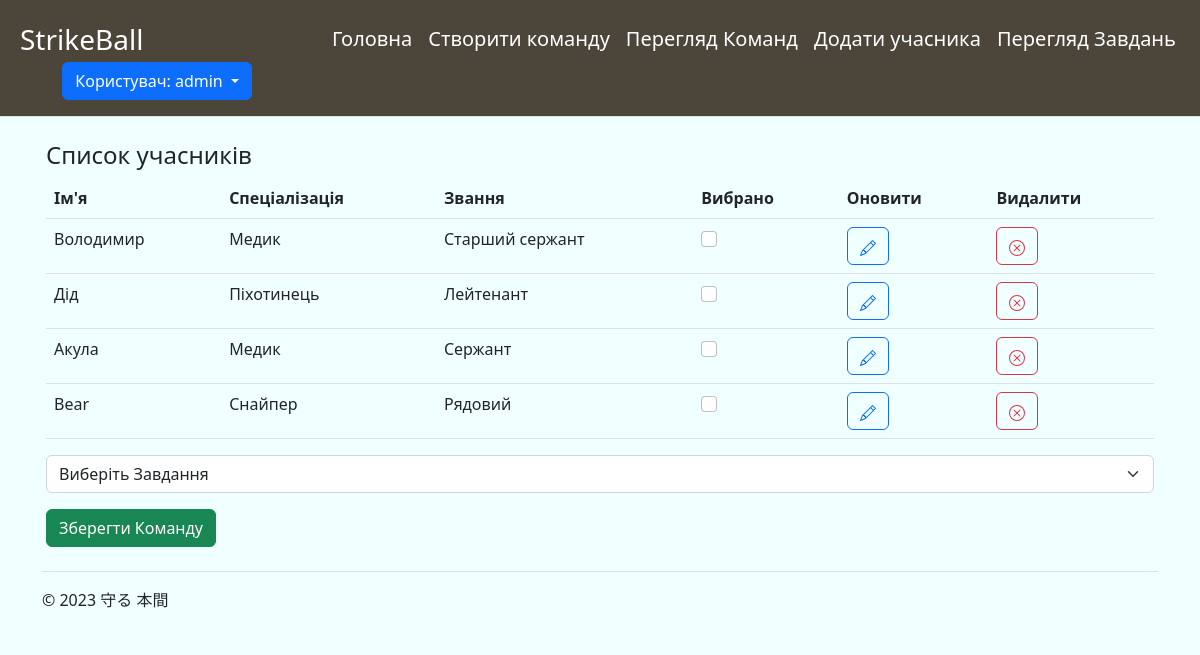
Page /viewmain (signed in) on the committed database.
### main/models.py (models this page shows, shortened)
class soldier(models.Model):
    Name = models.CharField('Позивний', max_length=30)
    Age = models.IntegerField('Вік')
    Gender = models.CharField('Стать', max_length=30)
    EducationLevel = models.ForeignKey(educationlevel, on_delete=models.CASCADE)
    ServiceDuration = models.IntegerField('Тривалість служби')
    rank = models.ForeignKey(rank, on_delete=models.CASCADE)
    specialization = models.ForeignKey(specialization, on_delete=models.CASCADE)
    tasks = models.ManyToManyField(task, through='TaskAssignment')
    user = models.ForeignKey(User, on_delete=models.CASCADE)

class specialization(models.Model):
    Specialization = models.CharField('Спеціалізація', max_length=30)
    def __str__(self):
        return self.Specialization

class rank(models.Model):
    Rank = models.CharField('Звання', max_length=30)
    def __str__(self):
        return self.Rank

### main/views.py (the view, shortened to what this page needs)
# urls.py: path('viewmain', views.viewmain, name='viewmain'),
def viewmain(request):
    if request.method == 'GET':
        user = request.user
        soldiers = soldier.objects.filter(user=user)
        tasks = task.objects.filter(user=user)
        return render(request, 'main/viewmain.html', {'title': 'Створення команди', 'soldiers': soldiers, 'tasks': tasks})

### main/models.py (called while the page is built)
    def __str__(self):
        return self.DifficultyLevel

    def __str__(self):
        return self.Transport

    def __str__(self):
        return self.TaskType

### main/templates/main/viewmain.html (shortened to what this page needs)
{%extends 'main/base.html'%}
{% block content %}
<h4>Список учасників</h4>
<form action="" method="post">
<table class="table">
  <thead>
    <tr>
      <th scope="col">Ім'я</th>
        <th scope="col">Спеціалізація</th>
        <th scope="col">Звання</th>
      <th scope="col">Вибрано</th>
        <th scope="col">Оновити</th>
        <th scope="col">Видалити </th>
    </tr>
  </thead>
  <tbody>
{% for el in soldiers %}
<tr>
    <td>{{el.Name}}</td>
    <td>{{el.specialization}}</td>
    <td>{{el.rank}}</td>
    <td>
        {% if el.Name %}
        <div class="from-check">
            <input class="form-check-input" type="checkbox" value={{el.id}} name="soldiers">
        </div>
        {% endif%}
    </td>
    <td><a href="{% url 'updatesoldier' el.id %}" class="btn btn-outline-primary">
    </a></td>
    <td><a href="{% url 'deletesoldier' el.id %}" class="btn btn-outline-danger">
              </a></td>
{% endfor%}
    </tr>
      </tbody>
    </table>
    <div class="input-group mb-3">
  <select class="form-select" name="task" aria-label="Default select example">
  <option selected>Виберіть Завдання</option>
</select>
    </div>
<div class="input-group-append">
     <button class="btn btn-success" type="submit">Зберегти Команду</button>
        </div>
    </form>
{% endblock %}

### main/templates/main/base.html (shortened to what this page needs)
<!doctype html>
<html lang="uk">
<head>
    <link rel="stylesheet" href="https://cdn.jsdelivr.net/npm/bootstrap@5.2.3/dist/css/bootstrap.min.css">
</head>
<body style="background-color: azure">
<div>
    <div>
    <header class="d-flex flex-wrap align-items-center justify-content-center justify-content-md-between py-3 mb-4 border-bottom" style="background-color: #4B453A">
    <p class="text-start text-white fs-3 w-25 align-center mb-0" style="margin-left: 20px;">StrikeBall</p>
        {% if user.is_authenticated %}
            <ul class="nav col-12 col-md-auto mb-2 container mb-md-0 fs-5">
        <li><a href="{% url 'home' %}" class="nav-link px-2 link-secondary text-white">Головна</a></li>
          <li><a href="{% url 'viewmain' %}" class="nav-link px-2 link-secondary text-white">Створити команду</a></li>
      <li><a href="{% url 'viewteam' %}" class="nav-link px-2 link-secondary text-white">Перегляд Команд</a></li>
          <li><a href="{% url 'createSoldier' %}" class="nav-link px-2 link-secondary text-white">Додати учасника</a></li>
          <li><a href="{% url 'viewtask' %}" class="nav-link px-2 link-secondary text-white">Перегляд Завдань</a></li>
      </ul>
            <div class="col-md-2 text-end w-25 pe-5" >
                <div class="dropdown">
  <button class="btn btn-primary dropdown-toggle" type="button" id="dropdownMenuButton" data-toggle="dropdown" aria-haspopup="true" aria-expanded="false">
    Користувач: {{ user }}
  </button>
</div>
        {% else %}
                 <ul class="nav container col-md-4">
                     </ul>
            <a href="{% url 'loginform' %}" type="button" class="btn btn-primary me-2">Вхід</a>
            <a href="{% url 'registerform' %}" type="button" class="btn btn-primary me-5">Реєстрація</a>
            </div>
        {% endif %}
    </header>
  </div>
  </div>
 <div class="container px-3">
    {% block content %}{% endblock %}
     </div>
<div class="container">
  <footer class="d-flex flex-wrap justify-content-between align-items-center py-3 my-4 border-top">
    <div class="col-md-4 d-flex align-items-center">
      <span class="mb-3 mb-md-0 text-body-secondary">© 2023 守る 本間</span>
    </div>
  </footer>
</div>
</body>
</html>

### rows in the picture
soldier: Name "Володимир", specialization "Медик", rank "Старший сержант"
soldier: Name "Дід", specialization "Піхотинець", rank "Лейтенант"
soldier: Name "Акула", specialization "Медик", rank "Сержант"
soldier: Name "Bear", specialization "Снайпер", rank "Рядовий"

### other values in the picture
{{ user }} "admin"
